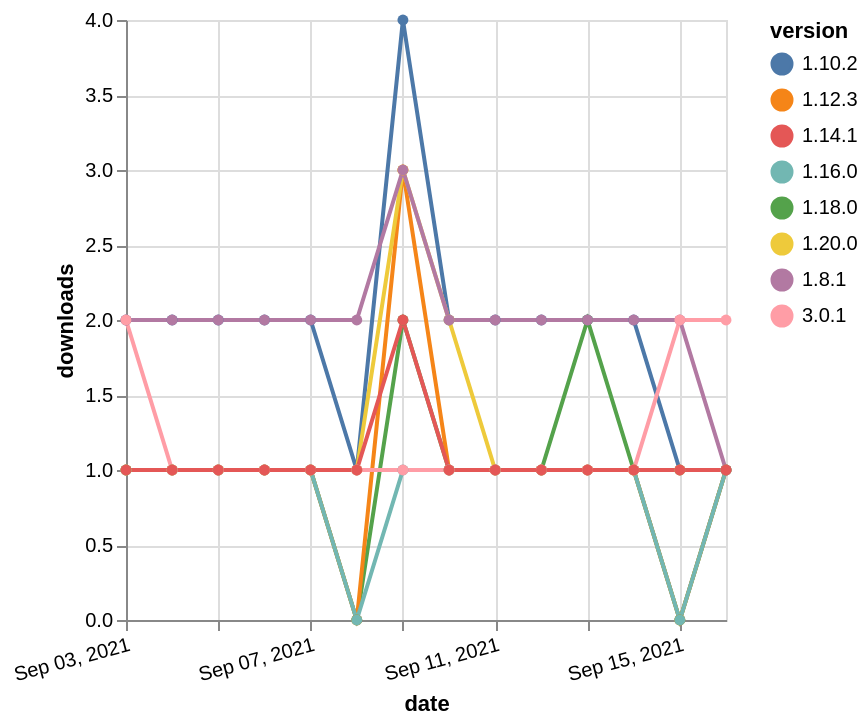

The Vega-Lite source for this figure:
### Vega-Lite specification from a JSON file in a GitHub repository (floating-point values rounded to 4 significant figures)
{"$schema": "https://vega.github.io/schema/vega-lite/v5.json", "description": "A simple bar chart with embedded data.", "data": {"values": [{"date": "2021-09-03", "total": 2233, "delta": 2, "version": "1.10.2"}, {"date": "2021-09-04", "total": 2235, "delta": 2, "version": "1.10.2"}, {"date": "2021-09-05", "total": 2237, "delta": 2, "version": "1.10.2"}, {"date": "2021-09-06", "total": 2239, "delta": 2, "version": "1.10.2"}, {"date": "2021-09-07", "total": 2241, "delta": 2, "version": "1.10.2"}, {"date": "2021-09-08", "total": 2242, "delta": 1, "version": "1.10.2"}, {"date": "2021-09-09", "total": 2246, "delta": 4, "version": "1.10.2"}, {"date": "2021-09-10", "total": 2248, "delta": 2, "version": "1.10.2"}, {"date": "2021-09-11", "total": 2250, "delta": 2, "version": "1.10.2"}, {"date": "2021-09-12", "total": 2252, "delta": 2, "version": "1.10.2"}, {"date": "2021-09-13", "total": 2254, "delta": 2, "version": "1.10.2"}, {"date": "2021-09-14", "total": 2256, "delta": 2, "version": "1.10.2"}, {"date": "2021-09-15", "total": 2257, "delta": 1, "version": "1.10.2"}, {"date": "2021-09-16", "total": 2258, "delta": 1, "version": "1.10.2"}, {"date": "2021-09-03", "total": 144, "delta": 1, "version": "1.18.0"}, {"date": "2021-09-04", "total": 145, "delta": 1, "version": "1.18.0"}, {"date": "2021-09-05", "total": 146, "delta": 1, "version": "1.18.0"}, {"date": "2021-09-06", "total": 147, "delta": 1, "version": "1.18.0"}, {"date": "2021-09-07", "total": 148, "delta": 1, "version": "1.18.0"}, {"date": "2021-09-08", "total": 148, "delta": 0, "version": "1.18.0"}, {"date": "2021-09-09", "total": 150, "delta": 2, "version": "1.18.0"}, {"date": "2021-09-10", "total": 151, "delta": 1, "version": "1.18.0"}, {"date": "2021-09-11", "total": 152, "delta": 1, "version": "1.18.0"}, {"date": "2021-09-12", "total": 153, "delta": 1, "version": "1.18.0"}, {"date": "2021-09-13", "total": 155, "delta": 2, "version": "1.18.0"}, {"date": "2021-09-14", "total": 156, "delta": 1, "version": "1.18.0"}, {"date": "2021-09-15", "total": 156, "delta": 0, "version": "1.18.0"}, {"date": "2021-09-16", "total": 157, "delta": 1, "version": "1.18.0"}, {"date": "2021-09-03", "total": 224, "delta": 1, "version": "1.12.3"}, {"date": "2021-09-04", "total": 225, "delta": 1, "version": "1.12.3"}, {"date": "2021-09-05", "total": 226, "delta": 1, "version": "1.12.3"}, {"date": "2021-09-06", "total": 227, "delta": 1, "version": "1.12.3"}, {"date": "2021-09-07", "total": 228, "delta": 1, "version": "1.12.3"}, {"date": "2021-09-08", "total": 228, "delta": 0, "version": "1.12.3"}, {"date": "2021-09-09", "total": 231, "delta": 3, "version": "1.12.3"}, {"date": "2021-09-10", "total": 232, "delta": 1, "version": "1.12.3"}, {"date": "2021-09-11", "total": 233, "delta": 1, "version": "1.12.3"}, {"date": "2021-09-12", "total": 234, "delta": 1, "version": "1.12.3"}, {"date": "2021-09-13", "total": 235, "delta": 1, "version": "1.12.3"}, {"date": "2021-09-14", "total": 236, "delta": 1, "version": "1.12.3"}, {"date": "2021-09-15", "total": 236, "delta": 0, "version": "1.12.3"}, {"date": "2021-09-16", "total": 237, "delta": 1, "version": "1.12.3"}, {"date": "2021-09-03", "total": 176, "delta": 1, "version": "1.20.0"}, {"date": "2021-09-04", "total": 177, "delta": 1, "version": "1.20.0"}, {"date": "2021-09-05", "total": 178, "delta": 1, "version": "1.20.0"}, {"date": "2021-09-06", "total": 179, "delta": 1, "version": "1.20.0"}, {"date": "2021-09-07", "total": 180, "delta": 1, "version": "1.20.0"}, {"date": "2021-09-08", "total": 181, "delta": 1, "version": "1.20.0"}, {"date": "2021-09-09", "total": 184, "delta": 3, "version": "1.20.0"}, {"date": "2021-09-10", "total": 186, "delta": 2, "version": "1.20.0"}, {"date": "2021-09-11", "total": 187, "delta": 1, "version": "1.20.0"}, {"date": "2021-09-12", "total": 188, "delta": 1, "version": "1.20.0"}, {"date": "2021-09-13", "total": 189, "delta": 1, "version": "1.20.0"}, {"date": "2021-09-14", "total": 190, "delta": 1, "version": "1.20.0"}, {"date": "2021-09-15", "total": 191, "delta": 1, "version": "1.20.0"}, {"date": "2021-09-16", "total": 192, "delta": 1, "version": "1.20.0"}, {"date": "2021-09-03", "total": 174, "delta": 1, "version": "1.16.0"}, {"date": "2021-09-04", "total": 175, "delta": 1, "version": "1.16.0"}, {"date": "2021-09-05", "total": 176, "delta": 1, "version": "1.16.0"}, {"date": "2021-09-06", "total": 177, "delta": 1, "version": "1.16.0"}, {"date": "2021-09-07", "total": 178, "delta": 1, "version": "1.16.0"}, {"date": "2021-09-08", "total": 178, "delta": 0, "version": "1.16.0"}, {"date": "2021-09-09", "total": 179, "delta": 1, "version": "1.16.0"}, {"date": "2021-09-10", "total": 180, "delta": 1, "version": "1.16.0"}, {"date": "2021-09-11", "total": 181, "delta": 1, "version": "1.16.0"}, {"date": "2021-09-12", "total": 182, "delta": 1, "version": "1.16.0"}, {"date": "2021-09-13", "total": 183, "delta": 1, "version": "1.16.0"}, {"date": "2021-09-14", "total": 184, "delta": 1, "version": "1.16.0"}, {"date": "2021-09-15", "total": 184, "delta": 0, "version": "1.16.0"}, {"date": "2021-09-16", "total": 185, "delta": 1, "version": "1.16.0"}, {"date": "2021-09-03", "total": 2296, "delta": 2, "version": "1.8.1"}, {"date": "2021-09-04", "total": 2298, "delta": 2, "version": "1.8.1"}, {"date": "2021-09-05", "total": 2300, "delta": 2, "version": "1.8.1"}, {"date": "2021-09-06", "total": 2302, "delta": 2, "version": "1.8.1"}, {"date": "2021-09-07", "total": 2304, "delta": 2, "version": "1.8.1"}, {"date": "2021-09-08", "total": 2306, "delta": 2, "version": "1.8.1"}, {"date": "2021-09-09", "total": 2309, "delta": 3, "version": "1.8.1"}, {"date": "2021-09-10", "total": 2311, "delta": 2, "version": "1.8.1"}, {"date": "2021-09-11", "total": 2313, "delta": 2, "version": "1.8.1"}, {"date": "2021-09-12", "total": 2315, "delta": 2, "version": "1.8.1"}, {"date": "2021-09-13", "total": 2317, "delta": 2, "version": "1.8.1"}, {"date": "2021-09-14", "total": 2319, "delta": 2, "version": "1.8.1"}, {"date": "2021-09-15", "total": 2321, "delta": 2, "version": "1.8.1"}, {"date": "2021-09-16", "total": 2322, "delta": 1, "version": "1.8.1"}, {"date": "2021-09-03", "total": 122, "delta": 2, "version": "3.0.1"}, {"date": "2021-09-04", "total": 123, "delta": 1, "version": "3.0.1"}, {"date": "2021-09-05", "total": 124, "delta": 1, "version": "3.0.1"}, {"date": "2021-09-06", "total": 125, "delta": 1, "version": "3.0.1"}, {"date": "2021-09-07", "total": 126, "delta": 1, "version": "3.0.1"}, {"date": "2021-09-08", "total": 127, "delta": 1, "version": "3.0.1"}, {"date": "2021-09-09", "total": 128, "delta": 1, "version": "3.0.1"}, {"date": "2021-09-10", "total": 129, "delta": 1, "version": "3.0.1"}, {"date": "2021-09-11", "total": 130, "delta": 1, "version": "3.0.1"}, {"date": "2021-09-12", "total": 131, "delta": 1, "version": "3.0.1"}, {"date": "2021-09-13", "total": 132, "delta": 1, "version": "3.0.1"}, {"date": "2021-09-14", "total": 133, "delta": 1, "version": "3.0.1"}, {"date": "2021-09-15", "total": 135, "delta": 2, "version": "3.0.1"}, {"date": "2021-09-16", "total": 137, "delta": 2, "version": "3.0.1"}, {"date": "2021-09-03", "total": 185, "delta": 1, "version": "1.14.1"}, {"date": "2021-09-04", "total": 186, "delta": 1, "version": "1.14.1"}, {"date": "2021-09-05", "total": 187, "delta": 1, "version": "1.14.1"}, {"date": "2021-09-06", "total": 188, "delta": 1, "version": "1.14.1"}, {"date": "2021-09-07", "total": 189, "delta": 1, "version": "1.14.1"}, {"date": "2021-09-08", "total": 190, "delta": 1, "version": "1.14.1"}, {"date": "2021-09-09", "total": 192, "delta": 2, "version": "1.14.1"}, {"date": "2021-09-10", "total": 193, "delta": 1, "version": "1.14.1"}, {"date": "2021-09-11", "total": 194, "delta": 1, "version": "1.14.1"}, {"date": "2021-09-12", "total": 195, "delta": 1, "version": "1.14.1"}, {"date": "2021-09-13", "total": 196, "delta": 1, "version": "1.14.1"}, {"date": "2021-09-14", "total": 197, "delta": 1, "version": "1.14.1"}, {"date": "2021-09-15", "total": 198, "delta": 1, "version": "1.14.1"}, {"date": "2021-09-16", "total": 199, "delta": 1, "version": "1.14.1"}]}, "width": "container", "mark": {"type": "line", "point": {"filled": true}}, "encoding": {"x": {"field": "date", "type": "temporal", "timeUnit": "yearmonthdate", "title": "date", "axis": {"labelAngle": -15}}, "y": {"field": "delta", "type": "quantitative", "title": "downloads"}, "color": {"field": "version", "type": "nominal"}, "tooltip": {"field": "delta"}}}
